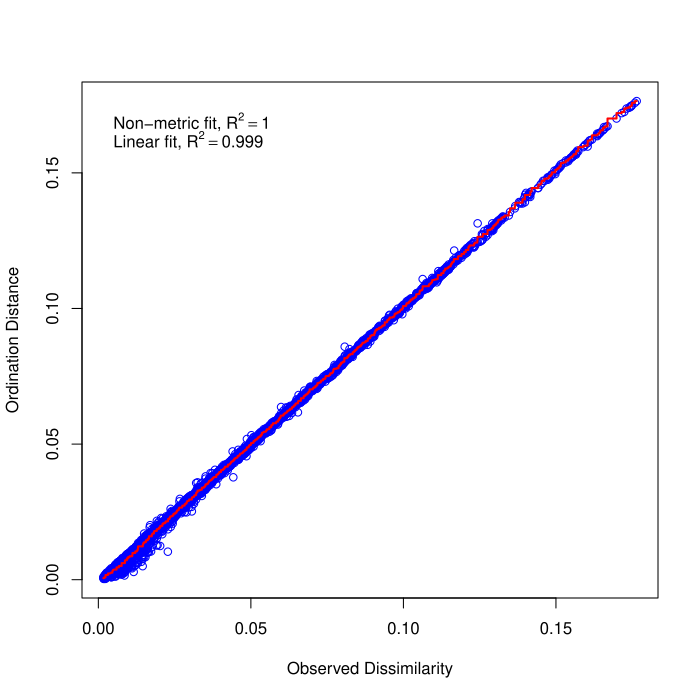

Reproduce this figure in R.
library(tidyverse)
library(vegan)
library(betapart)
library(pairwiseAdonis)
library(ggplot2)
library(ggstatsplot)
library(utf8)
library(MNM)

pdf("pielou_analysis.pdf")
beta_metadata <- read_tsv("blas_metadata.tsv")

pielou_mx <- read_tsv("pielou_matrix") %>% 
  column_to_rownames(var = "ESCG") %>% t()

set.seed(91297)
distancias_smx <- as.matrix(vegdist(pielou_mx, method = "bray"))
metadist_smx <- as.data.frame(distancias_smx) %>% mutate(Metagenome=rownames(distancias_smx)) %>%
  inner_join(beta_metadata, by = "Metagenome")

nmds_smx <- metaMDS(comm = distancias_smx, trymax = 1000)
stressplot(nmds_smx)
ecotype <- as.factor(metadist_smx$Geography)

mod_dispersion <- betadisper(d = as.dist(distancias_smx),group = ecotype, type = "median", bias.adjust = TRUE)
mod_dispersion

site.scrs <- as.data.frame(scores(nmds_smx, display = "sites"))
ecotype.nmds.data <-
  tibble(
    NMDS1 = site.scrs$NMDS1,
    NMDS2 = site.scrs$NMDS2,
    Site = ecotype,
  )
ecotype.nmds.data

ecotype.nmds.data |>
	ggplot(aes(x=NMDS1, y=NMDS2)) +
	geom_point(aes(color = Site), size = 4) +
	#ggforce::geom_mark_ellipse(aes(label = Site, color = Site),con.cap = 0) +
	scale_color_manual(values=c("dark blue","purple","dark green"),guide="none") +
	scale_x_discrete(breaks=c("Antarctic Dry Valley","Antarctic Peninsula and Islands","Subantarctic Islands"),labels=c("CD","AP","SI")) +
	ggtitle("Pielou NMDS") +
	theme_bw() +
	theme(plot.title = element_text(hjust = 0.5)) +
	theme(aspect.ratio=1)

sdmx_pwadonis_test <- pairwise.adonis2(distancias_smx~Geography, metadist_smx ,perm = 1000)

sdmx_pvalues <- as.numeric()
sdmx_pvalues["AntarcticPeninsulaandIslands_vs_AntarcticDryValley"] <-sdmx_pwadonis_test$`Antarctic Peninsula and Islands_vs_Antarctic Dry Valley`$`Pr(>F)`[1]
sdmx_pvalues["AntarcticPeninsulaandIslands_vs_SubantarcticIslands"] <- sdmx_pwadonis_test$`Antarctic Peninsula and Islands_vs_Subantarctic Islands`$`Pr(>F)`[1]
sdmx_pvalues["AntarcticDryValley_vs_SubantarcticIslands"] <- sdmx_pwadonis_test$`Antarctic Dry Valley_vs_Subantarctic Islands`$`Pr(>F)`[1]

sdmx_pvalues <- as.data.frame(sdmx_pvalues) %>% 
  mutate(padjustvalues = p.adjust(sdmx_pvalues, method = "fdr")) %>% 
  mutate(sig_diff=ifelse(padjustvalues<0.05, "different", "non appreciable difference"))

sdmx_pvalues

test_dispersion <- permutest(mod_dispersion, permutations = 999)
print(test_dispersion)
TukeyHSD(mod_dispersion, conf.level = 0.95)

dispersion_df <- data.frame(
	distance = mod_dispersion$distances,
	ecotype = mod_dispersion$group
)
statplot <- ggbetweenstats(
	dispersion_df,
        x = ecotype,
        y = distance,
        plot.type = "boxviolin",
        type = "np",
        xlab = "Ecotype",
        ylab = "Distance to centroid",
        pairwise.comparisons = TRUE,
        pairwise.display = "s",
        p.adjust.method = "fdr",
	title = "Multivariate homogeinity of group dispersions",
        centrality.plotting = TRUE,
	point.args = list(position = ggplot2::position_jitterdodge(dodge.width = 0.6), alpha = 1, size = 3, stroke = 0, na.rm = TRUE),
        violin.args = list(width = 0.5, linewidth = 0.2, alpha = 0.2, na.rm = TRUE),
	boxplot.args = list(width = 0.3, alpha = 0.2, na.rm = TRUE),
        ggtheme = ggplot2::theme_bw() + ggplot2::theme(text = element_text(colour = "black",size = 10,vjust = 0.5, hjust = 0.5),title = element_text(colour = "black",size = 10)),,
        ggsignif.args = list(textsize = 3, tip_length = 0.01, na.rm = TRUE),
	ggplot.component = list(ggplot2::scale_color_manual(values=c("dark blue","purple","dark green"),guide="none"),ggplot2::scale_x_discrete(breaks=c("Antarctic Dry Valley","Antarctic Peninsula and Islands","Subantarctic Islands"),labels=c("CD","AP","SI"))),
)
statplot

mvCsample <- mv.Csample.test(
	pielou_mx,
	g = ecotype,
	score = "r",
	stand = "o",
	method = "p",
	n.sim = 1000,
	na.action = na.fail,
)
print(mvCsample)

# --- Custom Pairwise Post-hoc Function ---
pairwise_mv_posthoc <- function(X, g, ...) {
  # Ensure g is a factor
  g <- as.factor(g)
  groups <- levels(g)
  
  # Generate all possible pairs
  pairs <- combn(groups, 2, simplify = FALSE)
  results <- data.frame()
  
  for (p in pairs) {
    # Subset the matrix and the grouping factor for the current pair
    idx <- g %in% p
    X_sub <- X[idx, , drop = FALSE]
    g_sub <- droplevels(g[idx])
    
    # Use mv.Csample.test for the two groups
    test_res <- mv.Csample.test(X = X_sub, g = g_sub, ...)
    
    results <- rbind(results, data.frame(
      Group1 = p[1],
      Group2 = p[2],
      p_val = test_res$p.value
    ))
  }
  
  # Adjust p-values using FDR
  results$p_adj <- p.adjust(results$p_val, method = "fdr")
  results$significance <- ifelse(results$p_adj < 0.05, "*", "ns")
  
  return(results)
}

# Run the pairwise test
# pielou_mx: your Sites x 43 genes matrix
# ecotypes: your vector of ecotype labels
posthoc_results <- pairwise_mv_posthoc(pielou_mx, ecotype, score = "r", stand = "o", method = "p")
print(posthoc_results)

# 1. Calculate the mean Pielou index across all 43 genes for each site
pielou_summary <- data.frame(
  Avg_Pielou = rowMeans(pielou_mx),
  Ecotype = as.factor(ecotype)
)

# 2. Plot with ggstatsplot (matches your previous style)
ggbetweenstats(
  data = pielou_summary,
  x = Ecotype,
  y = Avg_Pielou,
  type = "np",               
  pairwise.display = "s",   
  p.adjust.method = "fdr",
  centrality.plotting = TRUE,
  title = "Multivariate Pielou Index Comparison",
  ylab = "Mean Pielou Index (43 genes)",
  xlab = "Ecotype",
  point.args = list(position = ggplot2::position_jitterdodge(dodge.width = 0.6), alpha = 1, size = 3, stroke = 0, na.rm = TRUE),
  violin.args = list(width = 0.5, linewidth = 0.2, alpha = 0.2, na.rm = TRUE),
  boxplot.args = list(width = 0.3, alpha = 0.2, na.rm = TRUE),
  ggtheme = ggplot2::theme_bw() + ggplot2::theme(text = element_text(colour = "black",size = 10,vjust = 0.5, hjust = 0.5),title = element_text(colour = "black",size = 10)),,
  ggsignif.args = list(textsize = 3, tip_length = 0.01, na.rm = TRUE),
  ggplot.component = list(ggplot2::scale_color_manual(values=c("dark blue","purple","dark green"),guide="none"),ggplot2::scale_x_discrete(breaks=c("Antarctic Dry Valley","Antarctic Peninsula and Islands","Subantarctic Islands"),labels=c("CD","AP","SI"))),
)

dev.off()
